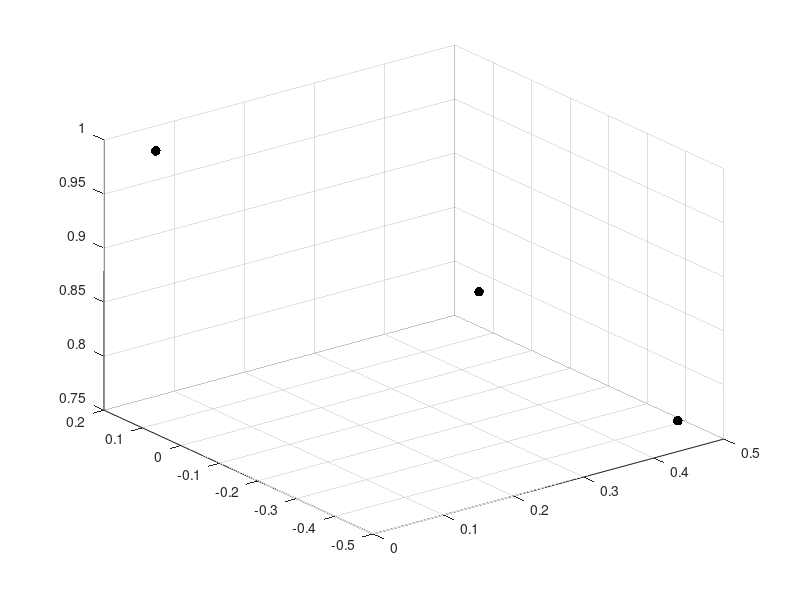

This chart was generated by the following MATLAB code: (Note: this script raises an error after producing the figure.)
%data parameters
num_points = 4;
circ = true; %placed on the origin
angle = acos(1/sqrt(3));
%angle = 2*pi/9; %angle for the circle from the origin in the direction of the z axis
reg = true; %regular spacing
frame = 1; %set this to 6 for point frame data
num_samples = 1000

%choose the distance in the optimization problem
%chord = chordal
%chors = chordal squared
%geodi = geodesic
%geods = geodesic squared
opt_type = 'geodi';

epsilon = .000001; %convergence criteria (squared sine of angles between consecutive iterations)
init = 'random'; %algorithm initialization (start at flag mean if not 'random')

%generate the data
N = num_points-1;
labels = [1:num_points];
label_names = labels;
theta = pi*rand(N,1)/4;
phi = 2*pi*normrnd(0,.2,[N]);
data = zeros(3,num_points);
for i=1:N
    data(1,i) = sin(theta(i))*cos(phi(i));
    data(2,i) = sin(theta(i))*sin(phi(i));
    data(3,i) = cos(theta(i));
end



%data
scatter3(data(1,1:N),data(2,1:N),data(3,1:N),ones(N,1)*50,'k','filled')
hold on

for ii=1:num_samples
    %randomize the N+1st point
%     theta = pi*rand()/4;
%     phi = 2*pi*normrnd(0,.2);
%     data(1,num_points) = sin(theta)*cos(phi);
%     data(2,num_points) = sin(theta)*sin(phi);
%     data(3,num_points) = cos(theta);
    x = rand(3,1);
    data(:,num_points) = x/norm(x);
    


    %compute the sln to opt problem via flag
    %medn = the solution
    %err = error at each iteration
    %weights = weights at each iteration
    %ii = number of iteratioms
    %init_pt = starting point
    %point at each iteration (y(1) = init_pt)
    [medn,err,weights,ii,init_pt,y] = reweighted_flag(data,labels,label_names,epsilon,init,opt_type);

    %bonus point
    %scatter3(data(1,num_points),data(2,num_points),data(3,num_points)+.02,20,'g','filled')

    %median
    if medn(3)<0
        scatter3(-medn(1),-medn(2),-medn(3), 1,'r','filled')
    else
        scatter3(medn(1),medn(2),medn(3), 1,'r','filled')
    end

    
    %mean
    if opt_type =='chord'
        X = zeros(3,num_points);
        for i=1:num_points
            X(:,1+(i-1):i) = data(:,1+(i-1):i);
        end
        [Yall,S,V] = svd(X);
        mn = Yall(:,1)/norm(Yall(:,1));
    elseif opt_type == 'geodi'
        [mn,err, weights,ii,init_pt,y] = karcher_mean(data,labels,label_names,epsilon,init, opt_type);
    else
        print('opt_type error')
    end
    if mn(3)<0
        scatter3(-mn(1),-mn(2),-mn(3)+.01, 1,'b','filled')
    else
        scatter3(mn(1),mn(2),mn(3)+.01, 1,'b','filled')
    end
end


    
